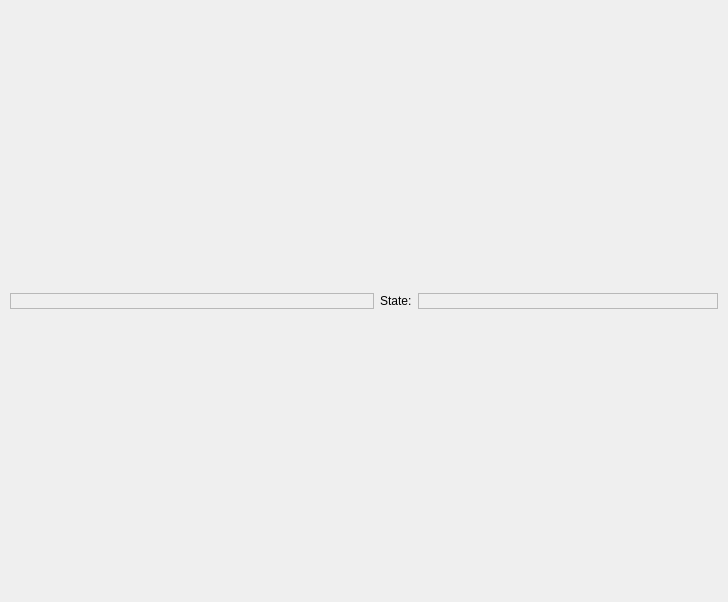
<ui version="4.0" >
 <class>Form</class>
 <widget class="QWidget" name="Form" >
  <property name="geometry" >
   <rect>
    <x>0</x>
    <y>0</y>
    <width>728</width>
    <height>602</height>
   </rect>
  </property>
  <property name="windowTitle" >
   <string>Form</string>
  </property>
  <layout class="QVBoxLayout" >
   <property name="spacing" >
    <number>0</number>
   </property>
   <property name="leftMargin" >
    <number>10</number>
   </property>
   <property name="topMargin" >
    <number>10</number>
   </property>
   <property name="rightMargin" >
    <number>10</number>
   </property>
   <property name="bottomMargin" >
    <number>10</number>
   </property>
   <item>
    <layout class="QHBoxLayout" >
     <property name="spacing" >
      <number>6</number>
     </property>
     <property name="leftMargin" >
      <number>0</number>
     </property>
     <property name="topMargin" >
      <number>0</number>
     </property>
     <property name="rightMargin" >
      <number>0</number>
     </property>
     <property name="bottomMargin" >
      <number>0</number>
     </property>
     <item>
      <widget class="QLabel" name="statForm" >
       <property name="sizePolicy" >
        <sizepolicy vsizetype="Fixed" hsizetype="Expanding" >
         <horstretch>0</horstretch>
         <verstretch>0</verstretch>
        </sizepolicy>
       </property>
       <property name="frameShape" >
        <enum>QFrame::StyledPanel</enum>
       </property>
       <property name="frameShadow" >
        <enum>QFrame::Raised</enum>
       </property>
       <property name="text" >
        <string/>
       </property>
      </widget>
     </item>
     <item>
      <widget class="QLabel" name="label_3" >
       <property name="sizePolicy" >
        <sizepolicy vsizetype="Fixed" hsizetype="Fixed" >
         <horstretch>0</horstretch>
         <verstretch>0</verstretch>
        </sizepolicy>
       </property>
       <property name="text" >
        <string>State:</string>
       </property>
      </widget>
     </item>
     <item>
      <widget class="QLabel" name="uiStatus" >
       <property name="sizePolicy" >
        <sizepolicy vsizetype="Fixed" hsizetype="Expanding" >
         <horstretch>0</horstretch>
         <verstretch>0</verstretch>
        </sizepolicy>
       </property>
       <property name="maximumSize" >
        <size>
         <width>300</width>
         <height>16777215</height>
        </size>
       </property>
       <property name="frameShape" >
        <enum>QFrame::StyledPanel</enum>
       </property>
       <property name="frameShadow" >
        <enum>QFrame::Raised</enum>
       </property>
       <property name="text" >
        <string/>
       </property>
      </widget>
     </item>
    </layout>
   </item>
  </layout>
 </widget>
 <resources/>
 <connections/>
</ui>
